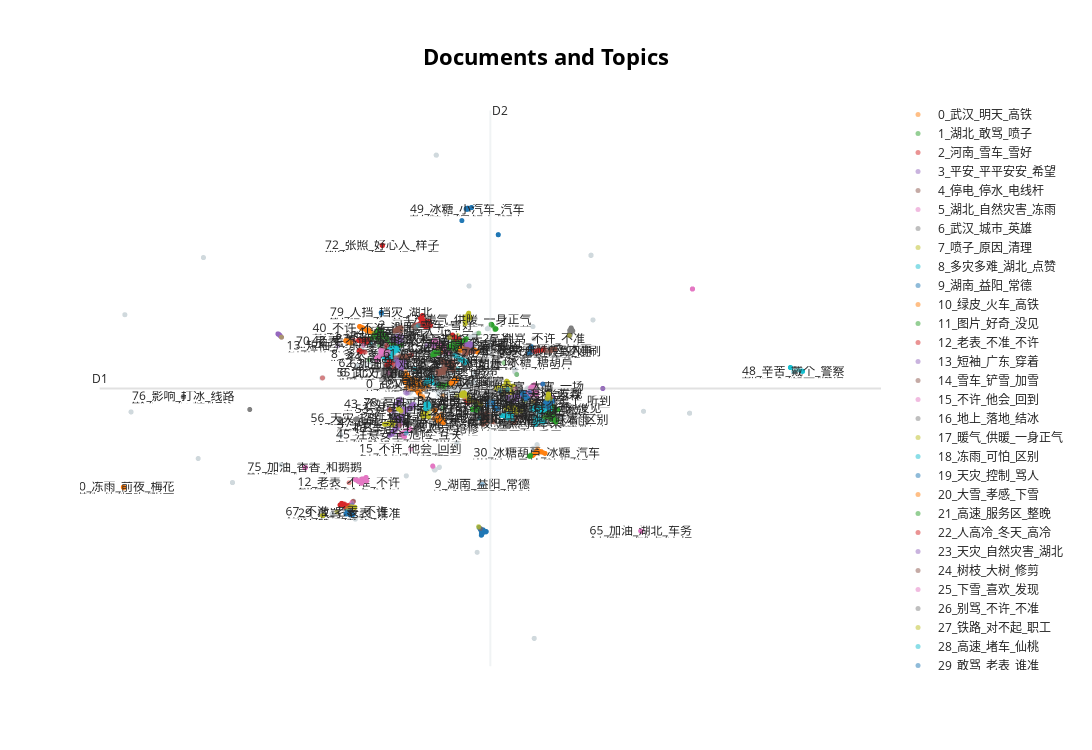

Notebook cell for this chart:
### Code cell
reduced_embeddings = UMAP(n_neighbors=10, n_components=2, min_dist=0.0, metric='cosine').fit_transform(embeddings)
topic_model.visualize_documents(corpus_list, reduced_embeddings=reduced_embeddings, hide_document_hover=True)
